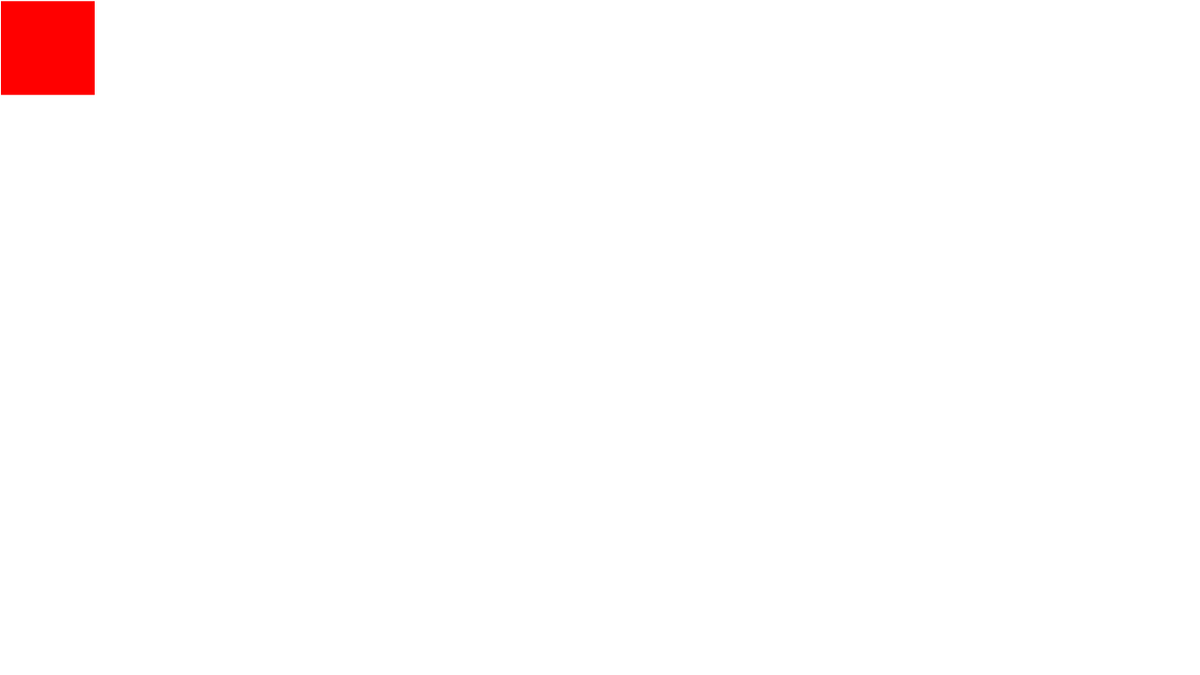
Frame 1 (no input)
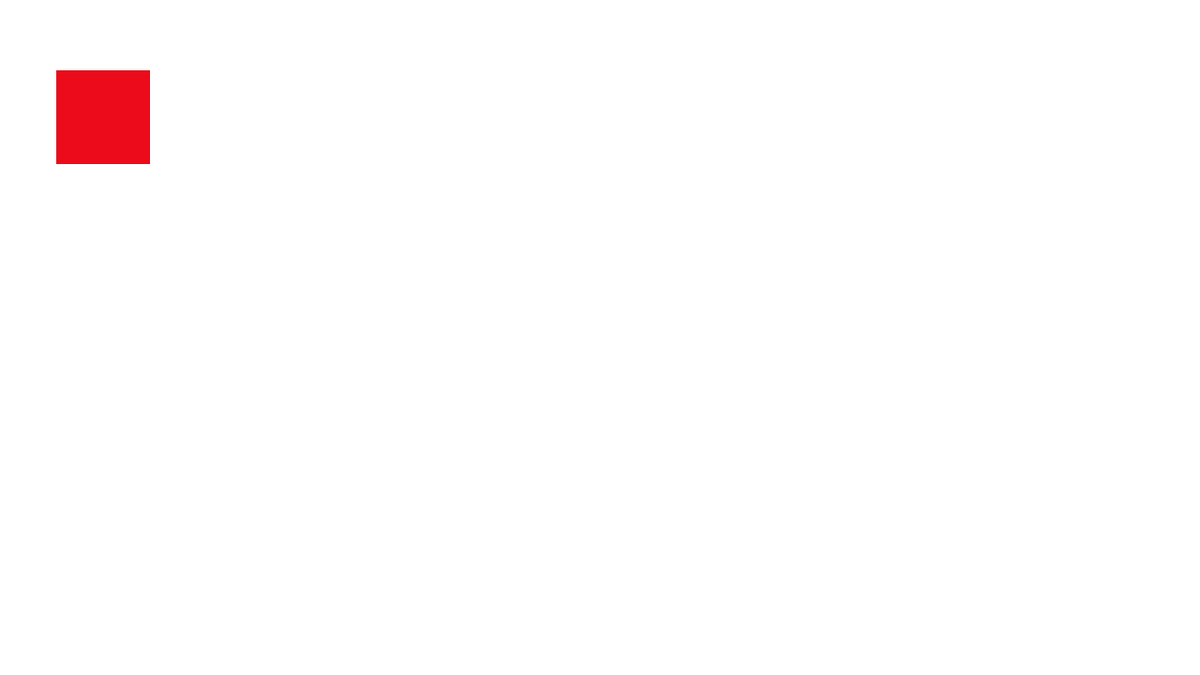
Frame 60 (the mouse pressed at the canvas centre just before this capture)
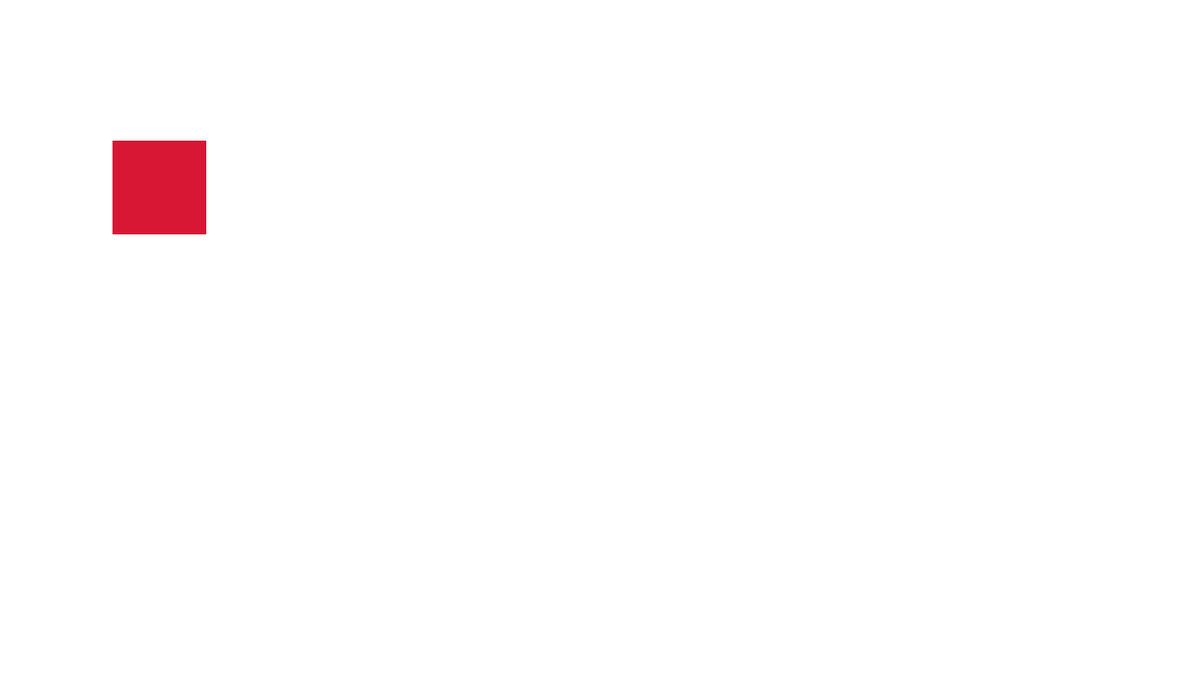
Frame 120 (the mouse held since frame 60 and released just before this capture)

The Processing sketch that drew these frames (run headless with seeded random() and noise(); from frame 60 on, the mouse is pressed at the canvas centre):

// Processing sketch: Q5
// ── Q5.pde
float posx;
float posy;

int dirx;
int diry;
float randomMultiplier;


void setup(){
  size(1280, 720);
  posx=0;
  posy = 0;
  
  dirx = 1;
  diry = 1;
  //randomMultiplier = random(0,height*width);
  delay(7500);
}

void draw(){
  background(255);
  noStroke();
  fill(invertColourMap(posx, posy), colourMapX(posx), colourMapY(posy));
  posx+=dirx*1;
  posy+=diry*1.25;
  rect(posx, posy, 100,100);
  if(posy>=(height-100)||posy<=0) diry=diry*-1;
  if(posx>=(width-100)||posx<=0) dirx=dirx*-1;
}

float colourMapX(float input){
  return map(input, 0, width, 0, 255);
}

float colourMapY(float input){
  return map(input, 0, height, 0, 255);
}

float invertColourMap(float x, float y){
  return map((colourMapX(x)+colourMapY(y))/2, 0, 255, 255, 0);
}
